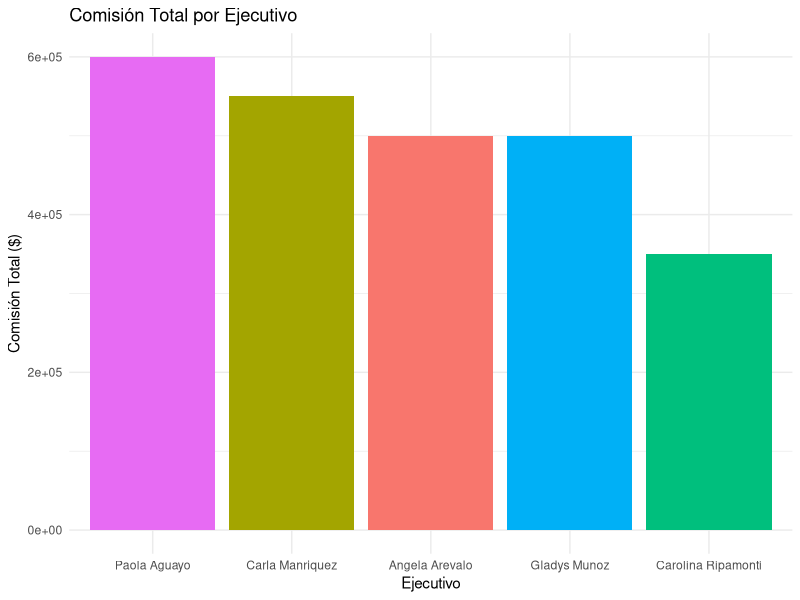
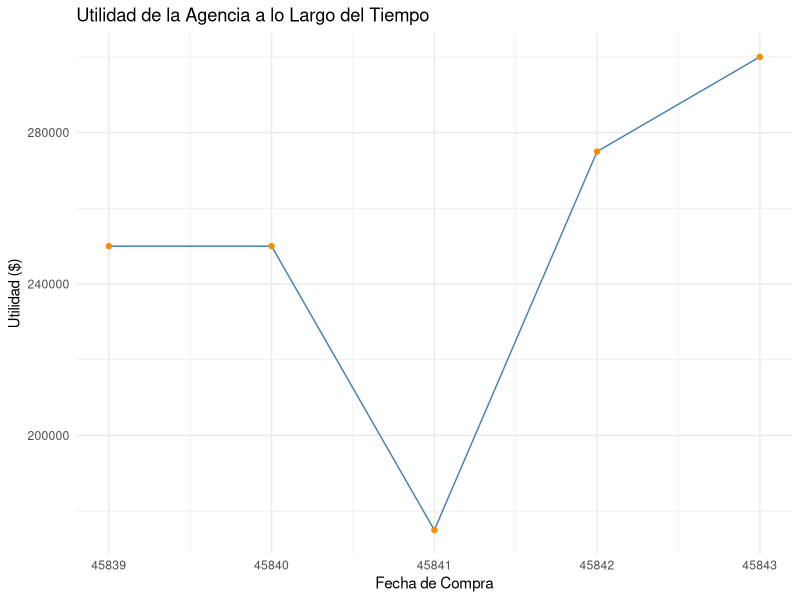

The R source for these figures, in order:
library(readxl)
library(tidyverse)

#Aqui me salte la primera fila "ventas_expandidas" para que el excel se pueda leer mejor 
ventas <- read_excel("ventas_exp.xlsx", skip = 1)

# Calcular totales y comisiones
ventas <- ventas %>%
  mutate(
    costo_total_neto = costo_hotel_neto + costo_vuelo_neto + 
      costo_seguro_neto + costo_excursion_neto,
    
    comision_total = total_pago_cliente - costo_total_neto,
    
    comision_ejecutivo = comision_total * 0.5,
    comision_agencia = comision_total * 0.5,
    
    utilidad_agencia = comision_agencia,
    
    estado_programa = "Pendiente"
  )
#Ahora visualizamos la tabla final
View(ventas)

#Graficando con ggplot para visualizar la comision total por ejecutivo
ventas %>%
  group_by(Ejecutivo) %>%
  summarise(comision_total = sum(comision_total)) %>%
  ggplot(aes(x = reorder(Ejecutivo, -comision_total), y = comision_total, fill = Ejecutivo)) +
  geom_col() +
  labs(
    title = "Comisión Total por Ejecutivo",
    x = "Ejecutivo",
    y = "Comisión Total ($)"
  ) +
  theme_minimal() +
  theme(legend.position = "none")

#Graficando con ggplot para visualizar la ganancia de la agencia
ventas %>%
  ggplot(aes(x = Fecha_de_compra, y = utilidad_agencia)) +
  geom_line(group = 1, color = "steelblue") +
  geom_point(color = "darkorange") +
  labs(
    title = "Utilidad de la Agencia a lo Largo del Tiempo",
    x = "Fecha de Compra",
    y = "Utilidad ($)"
  ) +
  theme_minimal()




